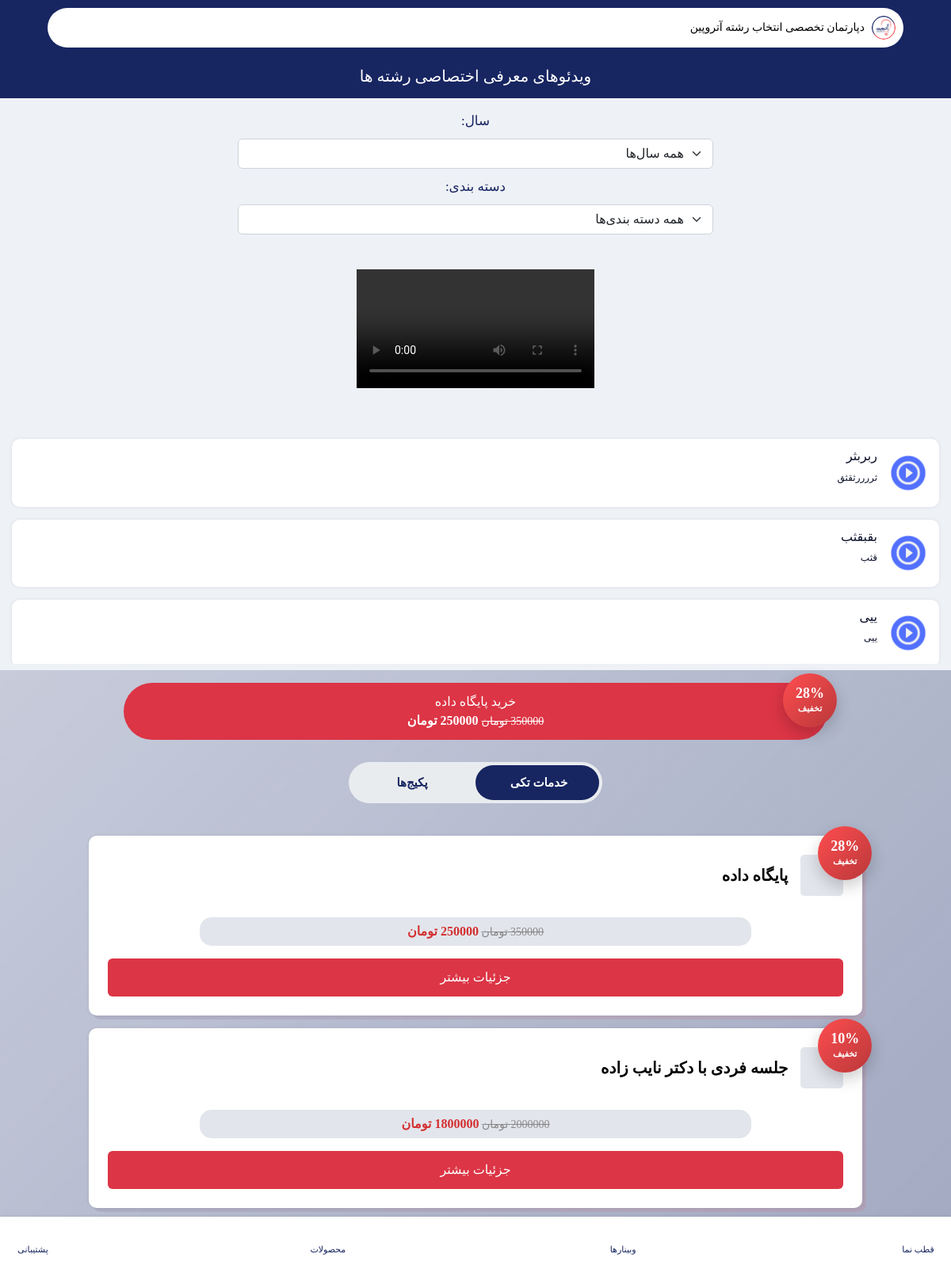
Screenshot of /videos/ with the database file from the repository.
### pages/models.py (models this page shows)
class Media(models.Model):
    content = models.FileField(
        upload_to="media_content/",
        verbose_name="محتوا"
    )
    cover = models.ImageField(
        upload_to="media_cover/",
        verbose_name="کاور",
        null=True,
        blank=True
    )
    title = models.CharField(
        max_length=255,
        verbose_name="عنوان"
    )
    description = CKEditor5Field(
        "معرفی و توضیحات",
        config_name="default",
        null=True,
        blank=True
    )
    media_type = models.CharField(
        max_length=100,
        choices=MEDIA_TYPE_CHOICES,
        verbose_name="نوع مدیا"
    )
    year = models.CharField(
        max_length=4,
        verbose_name="سال شمسی برگزاری"
    )
    category = models.CharField(
        max_length=200,
        verbose_name="دسته بندی"
    )
    is_free = models.BooleanField(
        default=False,
        verbose_name="رایگان"
    )
    class Meta:
        verbose_name = "مدیا"
        verbose_name_plural = "مدیا ها"
        ordering = ["-is_free", "-id"]

### payments/models.py (models this page shows, shortened)
class Package(models.Model):
    SERVICE_CHOICES = (
        ("1", "جلسه فردی با دکتر نایب زاده"),
        ("2", "جلسه فردی با دکتر جهان‌تیغ"),
        ("3", "تحلیل شخصیت"),
        ("4", "تعیین شانس قبولی"),
        ("5", "پایگاه داده"),
    )
    TYPE_CHOICES = (
        ("1", "برنزی"),
        ("2", "نقره ایی"),
        ("3", "طلایی"),
    )
    name = models.CharField(
        max_length=200,
        verbose_name="نام"
    )
    service = MultiSelectField(
        max_length=100,
        choices=SERVICE_CHOICES,
        verbose_name="خدمات"
    )
    type = models.CharField(
        max_length=1,
        choices=TYPE_CHOICES,
        verbose_name="نوع پکیج"
    )
    content = CKEditor5Field(
        "معرفی و توضیحات",
        config_name="default",
        null=True,
        blank=True
    )
    price_before_discount = models.DecimalField(
        max_digits=12,
        decimal_places=0,
        verbose_name="قیمت قبل از تخفیف (اختیاری)",
        null=True,
        blank=True
    )
    total_price = models.DecimalField(
        max_digits=12,
        decimal_places=0,
        verbose_name="قیمت به تومان"
    )
    is_public = models.BooleanField(
        default=True,
        verbose_name="نمایش عمومی"
    )
    @property
    def discount_percent(self):
        if self.price_before_discount and self.price_before_discount > self.total_price:
            return int(
                (self.price_before_discount - self.total_price)
                / self.price_before_discount * 100
            )
        return 0
    def service_labels(self):
        choices = dict(self.SERVICE_CHOICES)
        return [choices[s] for s in self.service]
    class Meta:
        verbose_name = "پلن"
        verbose_name_plural = "پلن ها"
        ordering = ["-id"]

### pages/views.py (the view, shortened to what this page needs)
# urls.py: path('videos/', videos, name='videos'),
def videos(request):
    medias = Media.objects.filter(media_type="video")
    is_paid = False
    if request.user.is_authenticated and request.user.role != "student":
        is_paid = True
    shamsi_years = sorted(
        medias.order_by()
        .values_list("year", flat=True)
        .distinct(),
        reverse=True,
    )
    categories = sorted(
        medias.order_by()
        .exclude(category="")
        .values_list("category", flat=True)
        .distinct()
    )
    selected_year = request.GET.get("year")
    selected_category = request.GET.get("category")
    if selected_year:
        medias = medias.filter(year=selected_year)
    if selected_category:
        medias = medias.filter(category=selected_category)
    packages = Package.objects.filter(is_public=True)
    single_service_packages = [
        p for p in packages
        if len(p.service) == 1
    ]
    multi_service_packages = [
        p for p in packages
        if len(p.service) != 1
    ]
    database_package = Package.objects.filter(
        service=["5"]
    ).first()
    context = {
        "database_package": database_package,
        "is_paid": is_paid,
        "title": "ویدئوهای معرفی اختصاصی رشته ها",
        "shamsi_years": shamsi_years,
        "categories": categories,
        "selected_year": selected_year,
        "selected_category": selected_category,
        "medias": medias,
        "single_service_packages": single_service_packages,
        "multi_service_packages": multi_service_packages,
    }
    return render(request, 'pages/videos.html', context)

### pages/views.py (called while the page is built, shortened)
def global_context(request):
    has_database_service = False
    wallet = False
    nayeb_link = Consultant.objects.filter(
        user__last_name="نایب زاده"
    ).first()
    try:
        nayeb_consultant_open = User.objects.filter(id=73).first().user_consultant.show_schedules
        jahan_consultant_open = User.objects.filter(id=74).first().user_consultant.show_schedules
    except:
        nayeb_consultant_open = False
        jahan_consultant_open = False
    return {
        "has_database_service": has_database_service,
        "nayeb_link": nayeb_link,
        "wallet": wallet,
        "nayeb_consultant_open": nayeb_consultant_open,
        "jahan_consultant_open": jahan_consultant_open,
    }

### templates/pages/videos.html (shortened to what this page needs)
{% extends 'bases/learning.html' %}
{% load static %}
{% block static %}
<link rel="stylesheet" href="https://cdn.plyr.io/3.7.8/plyr.css" />
{% endblock %}
{% block header %}
<header class="main-header learning-header">
    <div class="custom-container">
        <div class="row">
            <div class="col-12">
                {% include 'includes/top-header.html' %}
            </div>
        </div>
        <div class="header-bottom header-bottom-2 mt-4 pb-3">
            <h2 class="fw-500 text-white w-100" style="text-align: center;">{{ title }}</h2>
        </div>
    </div>
</header>
{% endblock %}
{% block content %}
<section class="w-100 d-flex justify-content-center">
    <form method="get" class="mt-3 w-50">
        <div class="row">
            <div class="col-md-4 col-lg-3 d-flex w-100" style="justify-content: center; align-items: center; gap: 10px; flex-direction: column;">
                <label for="year" style="font-size: larger; color: #172561;">سال:</label>
                <select name="year"
                        class="form-select w-100"
                        onchange="this.form.submit()">
                    <option value="">همه سال‌ها</option>
                </select>
                <label for="category" style="font-size: larger; color: #172561;">دسته بندی:</label>
                <select name="category"
                        class="form-select w-100"
                        onchange="this.form.submit()">
                    <option value="">همه دسته بندی‌ها</option>
                </select>
            </div>
        </div>
    </form>
</section>
<div class="category-section section-t-space pt-4">
    <div class="intro-plans">
        <video class="intro-plans-video" id="first-player" controls>
            <source id="video-source" src="" type="video/mp4">
        </video>
    </div>
</div>
<section class="section-t-space continue-reading-section pt-2">
    <div class="custom-container">
        <div id="media-list" class="row g-3" style="max-height: 300px; overflow-y: scroll;">
            {% for media in medias %}
            <div class="col-12">
                <div class="reading-list w-100">
                    {% if is_paid or media.is_free %}
                    <div class="reading-box video-item" data-video="{{ media.content.url }}"
                        data-title="{{ media.title }}" data-description="{{ media.description }}">
                        <div class="reading-detail">
                            <div class="reading-image">
                                {% if media.cover %}
                                <img src="{{ media.cover.url }}" class="img-fluid" alt="">
                                {% else %}
                                <img src="{% static 'images/video.png' %}" class="img-fluid" alt="">
                                {% endif %}
                            </div>
                            <div class="reading-name">
                                <h4 class="mb-2">{{ media.title }}</h4>
                                <p>
                                    {{ media.description|striptags|truncatewords:15 }}
                                </p>
                            </div>
                        </div>
                    </div>
                    {% endif %}
                </div>
            </div>
            {% endfor %}
        </div>
    </div>
</section>
{% include 'includes/packages.html' %}
{% endblock %}

### templates/includes/packages.html (shortened to what this page needs)
<div class="py-3 px-2 my-2" style="background: linear-gradient(135deg, rgba(23,37,97,.18) 0%, rgba(23,37,97,.35) 100%);">
    {% for single_service_package in single_service_packages %}
    {% if '5' in single_service_package.service and not 'compass' in request.path %}
    {% if not 'choice-introduction' in request.path %}
        {% if not has_database_service %}
        <div class="w-100 d-flex justify-content-center">
            <a href="{% url 'payment_view' single_service_package.id %}" style="position: relative; overflow: visible; border-radius: 40px;" class="btn btn-danger mb-2 w-75">
                <div class="discount-badge-round">
                    {% if single_service_package.discount_percent %}
                    <span>{{ single_service_package.discount_percent }}%</span>
                    <small>تخفیف</small>
                    {% endif %}
                </div>
                <div>
                    <span style="color: #ffffff;">خرید پایگاه داده</span>
                    <br>
                    {% if single_service_package.price_before_discount %}
                        <span class="old-price" style="color: #ffffff;">
                            {{ single_service_package.price_before_discount }} تومان
                        </span>
                    {% endif %}
                    <span class="new-price" style="color: #ffffff;">
                        {{ single_service_package.total_price }} تومان
                    </span>
                </div>
            </a >
        </div>
        {% endif %}
    {% endif %}
    {% endif %}
    {% endfor %}
    <div class="package-switch">
        <button id="singleBtn" class="active">خدمات تکی</button>
        <button id="multiBtn">پکیج‌ها</button>
        <div class="switch-bg"></div>
    </div>
    {% if single_service_packages %}
    <section id="singlePackages" class="section-t-space continue-reading-section" style="width: 85%; margin: auto;">
        <div class="">
            <div class="swiper slider-1 px-15 reading-slider" style="position: relative; overflow: visible;">
                <div class="">
                    {% for single_service_package in single_service_packages %}
                    {% if not has_database_service %}
                    <div class="swiper-slide mt-3">
                        <a class="reading-list"
                        {% if "5" in single_service_package.service %}
                        href="{% url 'data_introduction' 1 %}"
                        {% elif "2" in single_service_package.service %}
                        href="{% url 'choice_introduction' %}?all_consultants=no"
                        {% elif "1" in single_service_package.service and nayeb_link %}
                        href="{% url 'consultant_show' nayeb_link.user.id %}"
                        {% else %}
                        href="#"
                        {% endif %}>
                            <div class="reading-box p-4" style="position: relative; overflow: visible;">
                                {% if single_service_package.discount_percent %}
                                <div class="discount-badge-round">
                                    <span>{{ single_service_package.discount_percent }}%</span>
                                    <small>تخفیف</small>
                                </div>
                                {% endif %}
                                <div class="reading-detail d-grid">
                                    <div class="d-flex gap-3" style="align-items: center;">
                                        <div class="reading-image"
                                            style="display: flex; justify-content: center; align-items: center; background-color: #1725611e;">
                                            <i class="ri-inbox-line" style="font-size: 50px;"></i>
                                        </div>
                                        <div class="reading-name">
                                            <h2 class="new-text-black">
                                                {{ single_service_package.get_service_display }}
                                            </h2>
                                        </div>
                                    </div>
                                    <h5 class="p-2 w-75"
                                        style="background-color: #1725611e; color: #172561; margin: auto !important; border-radius: 15px; text-align: center; margin-top: 15px !important;">
                                        {% if single_service_package.price_before_discount %}
                                            <span class="old-price">
                                                {{ single_service_package.price_before_discount }} تومان
                                            </span>
                                        {% endif %}
                                        <span class="new-price">
                                            {{ single_service_package.total_price }} تومان
                                        </span>
                                    </h5>
                                </div>
                                <button class="btn btn-danger mt-3 d-flex justify-content-center">
                                    جزئیات بیشتر
                                </button>
                            </div>
                        </a>
                    </div>
                    {% endif %}
                    {% endfor %}
                </div>
            </div>
        </div>
    </section>
    {% endif %}
</div>

### templates/bases/learning.html (style rules this page uses)
.discount-badge-round { position:absolute; top:-12px; right:-12px; width:68px; height:68px; border-radius:50%; background:linear-gradient(135deg,#ff4d4f,#b9383a); color:#fff; display:flex; flex-direction:column; justify-content:center; align-items:center; box-shadow:0 8px 20px rgba(0,0,0,.2); font-weight:bold; }
.discount-badge-round span { font-size:18px; line-height:1; }
.discount-badge-round small { font-size:11px; margin-top:2px; }
.old-price { color:#888; text-decoration:line-through; font-size:14px; }
.new-price { color:#d32f2f; font-size:16px; font-weight:700; }

### templates/pages/videos.html (style rules this page uses)
.package-switch { position: relative; display: flex; width: 320px; margin: 20px auto; margin-bottom: 0; background: #e9ecef; border-radius: 40px; overflow: hidden; height: 52px; }
.package-switch button { flex: 1; border: none; background: transparent; z-index: 2; cursor: pointer; font-size: 15px; font-weight: 600; color: #172561; transition: .3s; }
.package-switch button.active { color: #fff; }
.switch-bg { position: absolute; top: 4px; right: 4px; width: calc(50% - 4px); height: 44px; background: #172561; border-radius: 30px; transition: .35s; }

### rows the page displays
Media: is_free True (drawn), title "ربربثر", description "ثررررثقثق"
Media: is_free True (drawn), title "بقبقثب", description "قثب"
Media: is_free True (drawn), title "ییی", description "ییی"
Package: discount_percent "28", price_before_discount "350000", total_price "250000", service "پایگاه داده"
Package: discount_percent "10", service "جلسه فردی با دکتر نایب زاده", price_before_discount "2000000", total_price "1800000"

### other values shown
{{ title }} "ویدئوهای معرفی اختصاصی رشته ها"
